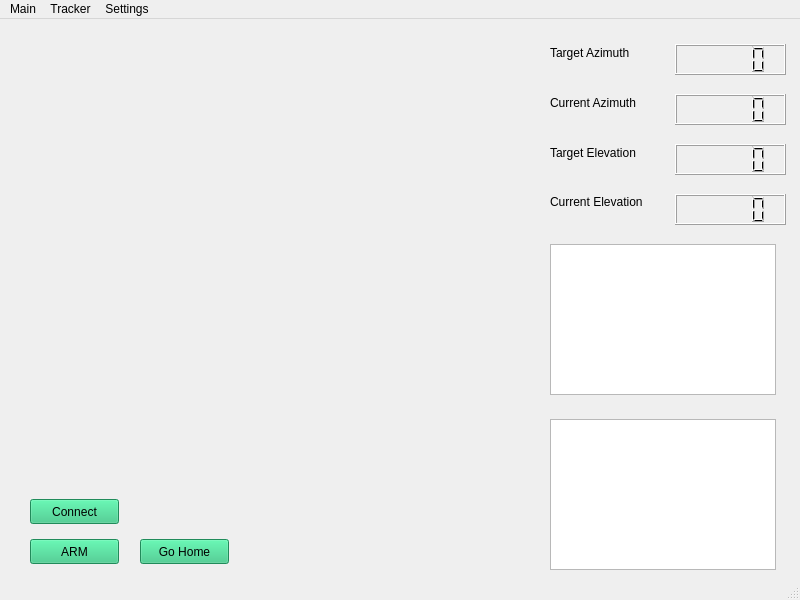
<?xml version="1.0" encoding="UTF-8"?>
<ui version="4.0">
 <class>MainWindow</class>
 <widget class="QMainWindow" name="MainWindow">
  <property name="geometry">
   <rect>
    <x>0</x>
    <y>0</y>
    <width>800</width>
    <height>600</height>
   </rect>
  </property>
  <property name="windowTitle">
   <string>MainWindow</string>
  </property>
  <widget class="QWidget" name="centralwidget">
   <widget class="QLCDNumber" name="trgt_azi_lcd">
    <property name="geometry">
     <rect>
      <x>675</x>
      <y>25</y>
      <width>111</width>
      <height>31</height>
     </rect>
    </property>
   </widget>
   <widget class="QLCDNumber" name="curr_azi_lcd">
    <property name="geometry">
     <rect>
      <x>675</x>
      <y>75</y>
      <width>111</width>
      <height>31</height>
     </rect>
    </property>
   </widget>
   <widget class="QLCDNumber" name="curr_elev_lcd">
    <property name="geometry">
     <rect>
      <x>675</x>
      <y>175</y>
      <width>111</width>
      <height>31</height>
     </rect>
    </property>
   </widget>
   <widget class="QLCDNumber" name="trgt_elev_lcd">
    <property name="geometry">
     <rect>
      <x>675</x>
      <y>125</y>
      <width>111</width>
      <height>31</height>
     </rect>
    </property>
   </widget>
   <widget class="QLabel" name="trgt_azi_label">
    <property name="geometry">
     <rect>
      <x>550</x>
      <y>25</y>
      <width>126</width>
      <height>17</height>
     </rect>
    </property>
    <property name="text">
     <string>Target Azimuth</string>
    </property>
   </widget>
   <widget class="QLabel" name="curr_azi_label">
    <property name="geometry">
     <rect>
      <x>550</x>
      <y>75</y>
      <width>126</width>
      <height>17</height>
     </rect>
    </property>
    <property name="text">
     <string>Current Azimuth</string>
    </property>
   </widget>
   <widget class="QLabel" name="trgt_elev_label">
    <property name="geometry">
     <rect>
      <x>550</x>
      <y>125</y>
      <width>126</width>
      <height>17</height>
     </rect>
    </property>
    <property name="text">
     <string>Target Elevation</string>
    </property>
   </widget>
   <widget class="QLabel" name="curr_elev_label">
    <property name="geometry">
     <rect>
      <x>550</x>
      <y>175</y>
      <width>126</width>
      <height>16</height>
     </rect>
    </property>
    <property name="text">
     <string>Current Elevation</string>
    </property>
   </widget>
   <widget class="QToolButton" name="arm_button">
    <property name="geometry">
     <rect>
      <x>30</x>
      <y>520</y>
      <width>89</width>
      <height>25</height>
     </rect>
    </property>
    <property name="palette">
     <palette>
      <active>
       <colorrole role="WindowText">
        <brush brushstyle="SolidPattern">
         <color alpha="255">
          <red>64</red>
          <green>64</green>
          <blue>64</blue>
         </color>
        </brush>
       </colorrole>
       <colorrole role="Button">
        <brush brushstyle="SolidPattern">
         <color alpha="255">
          <red>46</red>
          <green>194</green>
          <blue>126</blue>
         </color>
        </brush>
       </colorrole>
       <colorrole role="Light">
        <brush brushstyle="SolidPattern">
         <color alpha="255">
          <red>96</red>
          <green>255</green>
          <blue>182</blue>
         </color>
        </brush>
       </colorrole>
       <colorrole role="Midlight">
        <brush brushstyle="SolidPattern">
         <color alpha="255">
          <red>71</red>
          <green>224</green>
          <blue>154</blue>
         </color>
        </brush>
       </colorrole>
       <colorrole role="Dark">
        <brush brushstyle="SolidPattern">
         <color alpha="255">
          <red>23</red>
          <green>97</green>
          <blue>63</blue>
         </color>
        </brush>
       </colorrole>
       <colorrole role="Mid">
        <brush brushstyle="SolidPattern">
         <color alpha="255">
          <red>224</red>
          <green>27</green>
          <blue>36</blue>
         </color>
        </brush>
       </colorrole>
       <colorrole role="Text">
        <brush brushstyle="SolidPattern">
         <color alpha="255">
          <red>0</red>
          <green>0</green>
          <blue>0</blue>
         </color>
        </brush>
       </colorrole>
       <colorrole role="BrightText">
        <brush brushstyle="SolidPattern">
         <color alpha="255">
          <red>255</red>
          <green>255</green>
          <blue>255</blue>
         </color>
        </brush>
       </colorrole>
       <colorrole role="ButtonText">
        <brush brushstyle="SolidPattern">
         <color alpha="255">
          <red>0</red>
          <green>0</green>
          <blue>0</blue>
         </color>
        </brush>
       </colorrole>
       <colorrole role="Base">
        <brush brushstyle="SolidPattern">
         <color alpha="255">
          <red>255</red>
          <green>255</green>
          <blue>255</blue>
         </color>
        </brush>
       </colorrole>
       <colorrole role="Window">
        <brush brushstyle="SolidPattern">
         <color alpha="255">
          <red>46</red>
          <green>194</green>
          <blue>126</blue>
         </color>
        </brush>
       </colorrole>
       <colorrole role="Shadow">
        <brush brushstyle="SolidPattern">
         <color alpha="255">
          <red>0</red>
          <green>0</green>
          <blue>0</blue>
         </color>
        </brush>
       </colorrole>
       <colorrole role="AlternateBase">
        <brush brushstyle="SolidPattern">
         <color alpha="255">
          <red>150</red>
          <green>224</green>
          <blue>190</blue>
         </color>
        </brush>
       </colorrole>
       <colorrole role="ToolTipBase">
        <brush brushstyle="SolidPattern">
         <color alpha="255">
          <red>255</red>
          <green>255</green>
          <blue>220</blue>
         </color>
        </brush>
       </colorrole>
       <colorrole role="ToolTipText">
        <brush brushstyle="SolidPattern">
         <color alpha="255">
          <red>0</red>
          <green>0</green>
          <blue>0</blue>
         </color>
        </brush>
       </colorrole>
       <colorrole role="PlaceholderText">
        <brush brushstyle="SolidPattern">
         <color alpha="128">
          <red>0</red>
          <green>0</green>
          <blue>0</blue>
         </color>
        </brush>
       </colorrole>
      </active>
      <inactive>
       <colorrole role="WindowText">
        <brush brushstyle="SolidPattern">
         <color alpha="255">
          <red>0</red>
          <green>0</green>
          <blue>0</blue>
         </color>
        </brush>
       </colorrole>
       <colorrole role="Button">
        <brush brushstyle="SolidPattern">
         <color alpha="255">
          <red>46</red>
          <green>194</green>
          <blue>126</blue>
         </color>
        </brush>
       </colorrole>
       <colorrole role="Light">
        <brush brushstyle="SolidPattern">
         <color alpha="255">
          <red>96</red>
          <green>255</green>
          <blue>182</blue>
         </color>
        </brush>
       </colorrole>
       <colorrole role="Midlight">
        <brush brushstyle="SolidPattern">
         <color alpha="255">
          <red>71</red>
          <green>224</green>
          <blue>154</blue>
         </color>
        </brush>
       </colorrole>
       <colorrole role="Dark">
        <brush brushstyle="SolidPattern">
         <color alpha="255">
          <red>23</red>
          <green>97</green>
          <blue>63</blue>
         </color>
        </brush>
       </colorrole>
       <colorrole role="Mid">
        <brush brushstyle="SolidPattern">
         <color alpha="255">
          <red>46</red>
          <green>194</green>
          <blue>126</blue>
         </color>
        </brush>
       </colorrole>
       <colorrole role="Text">
        <brush brushstyle="SolidPattern">
         <color alpha="255">
          <red>0</red>
          <green>0</green>
          <blue>0</blue>
         </color>
        </brush>
       </colorrole>
       <colorrole role="BrightText">
        <brush brushstyle="SolidPattern">
         <color alpha="255">
          <red>255</red>
          <green>255</green>
          <blue>255</blue>
         </color>
        </brush>
       </colorrole>
       <colorrole role="ButtonText">
        <brush brushstyle="SolidPattern">
         <color alpha="255">
          <red>0</red>
          <green>0</green>
          <blue>0</blue>
         </color>
        </brush>
       </colorrole>
       <colorrole role="Base">
        <brush brushstyle="SolidPattern">
         <color alpha="255">
          <red>255</red>
          <green>255</green>
          <blue>255</blue>
         </color>
        </brush>
       </colorrole>
       <colorrole role="Window">
        <brush brushstyle="SolidPattern">
         <color alpha="255">
          <red>46</red>
          <green>194</green>
          <blue>126</blue>
         </color>
        </brush>
       </colorrole>
       <colorrole role="Shadow">
        <brush brushstyle="SolidPattern">
         <color alpha="255">
          <red>0</red>
          <green>0</green>
          <blue>0</blue>
         </color>
        </brush>
       </colorrole>
       <colorrole role="AlternateBase">
        <brush brushstyle="SolidPattern">
         <color alpha="255">
          <red>150</red>
          <green>224</green>
          <blue>190</blue>
         </color>
        </brush>
       </colorrole>
       <colorrole role="ToolTipBase">
        <brush brushstyle="SolidPattern">
         <color alpha="255">
          <red>255</red>
          <green>255</green>
          <blue>220</blue>
         </color>
        </brush>
       </colorrole>
       <colorrole role="ToolTipText">
        <brush brushstyle="SolidPattern">
         <color alpha="255">
          <red>0</red>
          <green>0</green>
          <blue>0</blue>
         </color>
        </brush>
       </colorrole>
       <colorrole role="PlaceholderText">
        <brush brushstyle="SolidPattern">
         <color alpha="128">
          <red>0</red>
          <green>0</green>
          <blue>0</blue>
         </color>
        </brush>
       </colorrole>
      </inactive>
      <disabled>
       <colorrole role="WindowText">
        <brush brushstyle="SolidPattern">
         <color alpha="255">
          <red>23</red>
          <green>97</green>
          <blue>63</blue>
         </color>
        </brush>
       </colorrole>
       <colorrole role="Button">
        <brush brushstyle="SolidPattern">
         <color alpha="255">
          <red>46</red>
          <green>194</green>
          <blue>126</blue>
         </color>
        </brush>
       </colorrole>
       <colorrole role="Light">
        <brush brushstyle="SolidPattern">
         <color alpha="255">
          <red>96</red>
          <green>255</green>
          <blue>182</blue>
         </color>
        </brush>
       </colorrole>
       <colorrole role="Midlight">
        <brush brushstyle="SolidPattern">
         <color alpha="255">
          <red>71</red>
          <green>224</green>
          <blue>154</blue>
         </color>
        </brush>
       </colorrole>
       <colorrole role="Dark">
        <brush brushstyle="SolidPattern">
         <color alpha="255">
          <red>23</red>
          <green>97</green>
          <blue>63</blue>
         </color>
        </brush>
       </colorrole>
       <colorrole role="Mid">
        <brush brushstyle="SolidPattern">
         <color alpha="255">
          <red>184</red>
          <green>184</green>
          <blue>184</blue>
         </color>
        </brush>
       </colorrole>
       <colorrole role="Text">
        <brush brushstyle="SolidPattern">
         <color alpha="255">
          <red>23</red>
          <green>97</green>
          <blue>63</blue>
         </color>
        </brush>
       </colorrole>
       <colorrole role="BrightText">
        <brush brushstyle="SolidPattern">
         <color alpha="255">
          <red>255</red>
          <green>255</green>
          <blue>255</blue>
         </color>
        </brush>
       </colorrole>
       <colorrole role="ButtonText">
        <brush brushstyle="SolidPattern">
         <color alpha="255">
          <red>23</red>
          <green>97</green>
          <blue>63</blue>
         </color>
        </brush>
       </colorrole>
       <colorrole role="Base">
        <brush brushstyle="SolidPattern">
         <color alpha="255">
          <red>46</red>
          <green>194</green>
          <blue>126</blue>
         </color>
        </brush>
       </colorrole>
       <colorrole role="Window">
        <brush brushstyle="SolidPattern">
         <color alpha="255">
          <red>46</red>
          <green>194</green>
          <blue>126</blue>
         </color>
        </brush>
       </colorrole>
       <colorrole role="Shadow">
        <brush brushstyle="SolidPattern">
         <color alpha="255">
          <red>0</red>
          <green>0</green>
          <blue>0</blue>
         </color>
        </brush>
       </colorrole>
       <colorrole role="AlternateBase">
        <brush brushstyle="SolidPattern">
         <color alpha="255">
          <red>46</red>
          <green>194</green>
          <blue>126</blue>
         </color>
        </brush>
       </colorrole>
       <colorrole role="ToolTipBase">
        <brush brushstyle="SolidPattern">
         <color alpha="255">
          <red>255</red>
          <green>255</green>
          <blue>220</blue>
         </color>
        </brush>
       </colorrole>
       <colorrole role="ToolTipText">
        <brush brushstyle="SolidPattern">
         <color alpha="255">
          <red>0</red>
          <green>0</green>
          <blue>0</blue>
         </color>
        </brush>
       </colorrole>
       <colorrole role="PlaceholderText">
        <brush brushstyle="SolidPattern">
         <color alpha="128">
          <red>0</red>
          <green>0</green>
          <blue>0</blue>
         </color>
        </brush>
       </colorrole>
      </disabled>
     </palette>
    </property>
    <property name="mouseTracking">
     <bool>false</bool>
    </property>
    <property name="text">
     <string>ARM</string>
    </property>
    <property name="checkable">
     <bool>false</bool>
    </property>
    <property name="autoRaise">
     <bool>false</bool>
    </property>
   </widget>
   <widget class="QGraphicsView" name="azi_graph">
    <property name="geometry">
     <rect>
      <x>550</x>
      <y>225</y>
      <width>226</width>
      <height>151</height>
     </rect>
    </property>
   </widget>
   <widget class="QGraphicsView" name="elev_graph">
    <property name="geometry">
     <rect>
      <x>550</x>
      <y>400</y>
      <width>226</width>
      <height>151</height>
     </rect>
    </property>
   </widget>
   <widget class="QToolButton" name="conn_button">
    <property name="geometry">
     <rect>
      <x>30</x>
      <y>480</y>
      <width>89</width>
      <height>25</height>
     </rect>
    </property>
    <property name="palette">
     <palette>
      <active>
       <colorrole role="WindowText">
        <brush brushstyle="SolidPattern">
         <color alpha="255">
          <red>0</red>
          <green>0</green>
          <blue>0</blue>
         </color>
        </brush>
       </colorrole>
       <colorrole role="Button">
        <brush brushstyle="SolidPattern">
         <color alpha="255">
          <red>46</red>
          <green>194</green>
          <blue>126</blue>
         </color>
        </brush>
       </colorrole>
       <colorrole role="Light">
        <brush brushstyle="SolidPattern">
         <color alpha="255">
          <red>96</red>
          <green>255</green>
          <blue>182</blue>
         </color>
        </brush>
       </colorrole>
       <colorrole role="Midlight">
        <brush brushstyle="SolidPattern">
         <color alpha="255">
          <red>71</red>
          <green>224</green>
          <blue>154</blue>
         </color>
        </brush>
       </colorrole>
       <colorrole role="Dark">
        <brush brushstyle="SolidPattern">
         <color alpha="255">
          <red>23</red>
          <green>97</green>
          <blue>63</blue>
         </color>
        </brush>
       </colorrole>
       <colorrole role="Mid">
        <brush brushstyle="SolidPattern">
         <color alpha="255">
          <red>31</red>
          <green>129</green>
          <blue>84</blue>
         </color>
        </brush>
       </colorrole>
       <colorrole role="Text">
        <brush brushstyle="SolidPattern">
         <color alpha="255">
          <red>0</red>
          <green>0</green>
          <blue>0</blue>
         </color>
        </brush>
       </colorrole>
       <colorrole role="BrightText">
        <brush brushstyle="SolidPattern">
         <color alpha="255">
          <red>255</red>
          <green>255</green>
          <blue>255</blue>
         </color>
        </brush>
       </colorrole>
       <colorrole role="ButtonText">
        <brush brushstyle="SolidPattern">
         <color alpha="255">
          <red>0</red>
          <green>0</green>
          <blue>0</blue>
         </color>
        </brush>
       </colorrole>
       <colorrole role="Base">
        <brush brushstyle="SolidPattern">
         <color alpha="255">
          <red>255</red>
          <green>255</green>
          <blue>255</blue>
         </color>
        </brush>
       </colorrole>
       <colorrole role="Window">
        <brush brushstyle="SolidPattern">
         <color alpha="255">
          <red>46</red>
          <green>194</green>
          <blue>126</blue>
         </color>
        </brush>
       </colorrole>
       <colorrole role="Shadow">
        <brush brushstyle="SolidPattern">
         <color alpha="255">
          <red>0</red>
          <green>0</green>
          <blue>0</blue>
         </color>
        </brush>
       </colorrole>
       <colorrole role="AlternateBase">
        <brush brushstyle="SolidPattern">
         <color alpha="255">
          <red>150</red>
          <green>224</green>
          <blue>190</blue>
         </color>
        </brush>
       </colorrole>
       <colorrole role="ToolTipBase">
        <brush brushstyle="SolidPattern">
         <color alpha="255">
          <red>255</red>
          <green>255</green>
          <blue>220</blue>
         </color>
        </brush>
       </colorrole>
       <colorrole role="ToolTipText">
        <brush brushstyle="SolidPattern">
         <color alpha="255">
          <red>0</red>
          <green>0</green>
          <blue>0</blue>
         </color>
        </brush>
       </colorrole>
       <colorrole role="PlaceholderText">
        <brush brushstyle="SolidPattern">
         <color alpha="128">
          <red>0</red>
          <green>0</green>
          <blue>0</blue>
         </color>
        </brush>
       </colorrole>
      </active>
      <inactive>
       <colorrole role="WindowText">
        <brush brushstyle="SolidPattern">
         <color alpha="255">
          <red>0</red>
          <green>0</green>
          <blue>0</blue>
         </color>
        </brush>
       </colorrole>
       <colorrole role="Button">
        <brush brushstyle="SolidPattern">
         <color alpha="255">
          <red>46</red>
          <green>194</green>
          <blue>126</blue>
         </color>
        </brush>
       </colorrole>
       <colorrole role="Light">
        <brush brushstyle="SolidPattern">
         <color alpha="255">
          <red>96</red>
          <green>255</green>
          <blue>182</blue>
         </color>
        </brush>
       </colorrole>
       <colorrole role="Midlight">
        <brush brushstyle="SolidPattern">
         <color alpha="255">
          <red>71</red>
          <green>224</green>
          <blue>154</blue>
         </color>
        </brush>
       </colorrole>
       <colorrole role="Dark">
        <brush brushstyle="SolidPattern">
         <color alpha="255">
          <red>23</red>
          <green>97</green>
          <blue>63</blue>
         </color>
        </brush>
       </colorrole>
       <colorrole role="Mid">
        <brush brushstyle="SolidPattern">
         <color alpha="255">
          <red>31</red>
          <green>129</green>
          <blue>84</blue>
         </color>
        </brush>
       </colorrole>
       <colorrole role="Text">
        <brush brushstyle="SolidPattern">
         <color alpha="255">
          <red>0</red>
          <green>0</green>
          <blue>0</blue>
         </color>
        </brush>
       </colorrole>
       <colorrole role="BrightText">
        <brush brushstyle="SolidPattern">
         <color alpha="255">
          <red>255</red>
          <green>255</green>
          <blue>255</blue>
         </color>
        </brush>
       </colorrole>
       <colorrole role="ButtonText">
        <brush brushstyle="SolidPattern">
         <color alpha="255">
          <red>0</red>
          <green>0</green>
          <blue>0</blue>
         </color>
        </brush>
       </colorrole>
       <colorrole role="Base">
        <brush brushstyle="SolidPattern">
         <color alpha="255">
          <red>255</red>
          <green>255</green>
          <blue>255</blue>
         </color>
        </brush>
       </colorrole>
       <colorrole role="Window">
        <brush brushstyle="SolidPattern">
         <color alpha="255">
          <red>46</red>
          <green>194</green>
          <blue>126</blue>
         </color>
        </brush>
       </colorrole>
       <colorrole role="Shadow">
        <brush brushstyle="SolidPattern">
         <color alpha="255">
          <red>0</red>
          <green>0</green>
          <blue>0</blue>
         </color>
        </brush>
       </colorrole>
       <colorrole role="AlternateBase">
        <brush brushstyle="SolidPattern">
         <color alpha="255">
          <red>150</red>
          <green>224</green>
          <blue>190</blue>
         </color>
        </brush>
       </colorrole>
       <colorrole role="ToolTipBase">
        <brush brushstyle="SolidPattern">
         <color alpha="255">
          <red>255</red>
          <green>255</green>
          <blue>220</blue>
         </color>
        </brush>
       </colorrole>
       <colorrole role="ToolTipText">
        <brush brushstyle="SolidPattern">
         <color alpha="255">
          <red>0</red>
          <green>0</green>
          <blue>0</blue>
         </color>
        </brush>
       </colorrole>
       <colorrole role="PlaceholderText">
        <brush brushstyle="SolidPattern">
         <color alpha="128">
          <red>0</red>
          <green>0</green>
          <blue>0</blue>
         </color>
        </brush>
       </colorrole>
      </inactive>
      <disabled>
       <colorrole role="WindowText">
        <brush brushstyle="SolidPattern">
         <color alpha="255">
          <red>23</red>
          <green>97</green>
          <blue>63</blue>
         </color>
        </brush>
       </colorrole>
       <colorrole role="Button">
        <brush brushstyle="SolidPattern">
         <color alpha="255">
          <red>46</red>
          <green>194</green>
          <blue>126</blue>
         </color>
        </brush>
       </colorrole>
       <colorrole role="Light">
        <brush brushstyle="SolidPattern">
         <color alpha="255">
          <red>96</red>
          <green>255</green>
          <blue>182</blue>
         </color>
        </brush>
       </colorrole>
       <colorrole role="Midlight">
        <brush brushstyle="SolidPattern">
         <color alpha="255">
          <red>71</red>
          <green>224</green>
          <blue>154</blue>
         </color>
        </brush>
       </colorrole>
       <colorrole role="Dark">
        <brush brushstyle="SolidPattern">
         <color alpha="255">
          <red>23</red>
          <green>97</green>
          <blue>63</blue>
         </color>
        </brush>
       </colorrole>
       <colorrole role="Mid">
        <brush brushstyle="SolidPattern">
         <color alpha="255">
          <red>31</red>
          <green>129</green>
          <blue>84</blue>
         </color>
        </brush>
       </colorrole>
       <colorrole role="Text">
        <brush brushstyle="SolidPattern">
         <color alpha="255">
          <red>23</red>
          <green>97</green>
          <blue>63</blue>
         </color>
        </brush>
       </colorrole>
       <colorrole role="BrightText">
        <brush brushstyle="SolidPattern">
         <color alpha="255">
          <red>255</red>
          <green>255</green>
          <blue>255</blue>
         </color>
        </brush>
       </colorrole>
       <colorrole role="ButtonText">
        <brush brushstyle="SolidPattern">
         <color alpha="255">
          <red>23</red>
          <green>97</green>
          <blue>63</blue>
         </color>
        </brush>
       </colorrole>
       <colorrole role="Base">
        <brush brushstyle="SolidPattern">
         <color alpha="255">
          <red>46</red>
          <green>194</green>
          <blue>126</blue>
         </color>
        </brush>
       </colorrole>
       <colorrole role="Window">
        <brush brushstyle="SolidPattern">
         <color alpha="255">
          <red>46</red>
          <green>194</green>
          <blue>126</blue>
         </color>
        </brush>
       </colorrole>
       <colorrole role="Shadow">
        <brush brushstyle="SolidPattern">
         <color alpha="255">
          <red>0</red>
          <green>0</green>
          <blue>0</blue>
         </color>
        </brush>
       </colorrole>
       <colorrole role="AlternateBase">
        <brush brushstyle="SolidPattern">
         <color alpha="255">
          <red>46</red>
          <green>194</green>
          <blue>126</blue>
         </color>
        </brush>
       </colorrole>
       <colorrole role="ToolTipBase">
        <brush brushstyle="SolidPattern">
         <color alpha="255">
          <red>255</red>
          <green>255</green>
          <blue>220</blue>
         </color>
        </brush>
       </colorrole>
       <colorrole role="ToolTipText">
        <brush brushstyle="SolidPattern">
         <color alpha="255">
          <red>0</red>
          <green>0</green>
          <blue>0</blue>
         </color>
        </brush>
       </colorrole>
       <colorrole role="PlaceholderText">
        <brush brushstyle="SolidPattern">
         <color alpha="128">
          <red>0</red>
          <green>0</green>
          <blue>0</blue>
         </color>
        </brush>
       </colorrole>
      </disabled>
     </palette>
    </property>
    <property name="text">
     <string>Connect</string>
    </property>
   </widget>
   <widget class="QPushButton" name="home_button">
    <property name="geometry">
     <rect>
      <x>140</x>
      <y>520</y>
      <width>89</width>
      <height>25</height>
     </rect>
    </property>
    <property name="palette">
     <palette>
      <active>
       <colorrole role="WindowText">
        <brush brushstyle="SolidPattern">
         <color alpha="255">
          <red>0</red>
          <green>0</green>
          <blue>0</blue>
         </color>
        </brush>
       </colorrole>
       <colorrole role="Button">
        <brush brushstyle="SolidPattern">
         <color alpha="255">
          <red>46</red>
          <green>194</green>
          <blue>126</blue>
         </color>
        </brush>
       </colorrole>
       <colorrole role="Light">
        <brush brushstyle="SolidPattern">
         <color alpha="255">
          <red>96</red>
          <green>255</green>
          <blue>182</blue>
         </color>
        </brush>
       </colorrole>
       <colorrole role="Midlight">
        <brush brushstyle="SolidPattern">
         <color alpha="255">
          <red>71</red>
          <green>224</green>
          <blue>154</blue>
         </color>
        </brush>
       </colorrole>
       <colorrole role="Dark">
        <brush brushstyle="SolidPattern">
         <color alpha="255">
          <red>23</red>
          <green>97</green>
          <blue>63</blue>
         </color>
        </brush>
       </colorrole>
       <colorrole role="Mid">
        <brush brushstyle="SolidPattern">
         <color alpha="255">
          <red>31</red>
          <green>129</green>
          <blue>84</blue>
         </color>
        </brush>
       </colorrole>
       <colorrole role="Text">
        <brush brushstyle="SolidPattern">
         <color alpha="255">
          <red>0</red>
          <green>0</green>
          <blue>0</blue>
         </color>
        </brush>
       </colorrole>
       <colorrole role="BrightText">
        <brush brushstyle="SolidPattern">
         <color alpha="255">
          <red>255</red>
          <green>255</green>
          <blue>255</blue>
         </color>
        </brush>
       </colorrole>
       <colorrole role="ButtonText">
        <brush brushstyle="SolidPattern">
         <color alpha="255">
          <red>0</red>
          <green>0</green>
          <blue>0</blue>
         </color>
        </brush>
       </colorrole>
       <colorrole role="Base">
        <brush brushstyle="SolidPattern">
         <color alpha="255">
          <red>255</red>
          <green>255</green>
          <blue>255</blue>
         </color>
        </brush>
       </colorrole>
       <colorrole role="Window">
        <brush brushstyle="SolidPattern">
         <color alpha="255">
          <red>46</red>
          <green>194</green>
          <blue>126</blue>
         </color>
        </brush>
       </colorrole>
       <colorrole role="Shadow">
        <brush brushstyle="SolidPattern">
         <color alpha="255">
          <red>0</red>
          <green>0</green>
          <blue>0</blue>
         </color>
        </brush>
       </colorrole>
       <colorrole role="AlternateBase">
        <brush brushstyle="SolidPattern">
         <color alpha="255">
          <red>150</red>
          <green>224</green>
          <blue>190</blue>
         </color>
        </brush>
       </colorrole>
       <colorrole role="ToolTipBase">
        <brush brushstyle="SolidPattern">
         <color alpha="255">
          <red>255</red>
          <green>255</green>
          <blue>220</blue>
         </color>
        </brush>
       </colorrole>
       <colorrole role="ToolTipText">
        <brush brushstyle="SolidPattern">
         <color alpha="255">
          <red>0</red>
          <green>0</green>
          <blue>0</blue>
         </color>
        </brush>
       </colorrole>
       <colorrole role="PlaceholderText">
        <brush brushstyle="SolidPattern">
         <color alpha="128">
          <red>0</red>
          <green>0</green>
          <blue>0</blue>
         </color>
        </brush>
       </colorrole>
      </active>
      <inactive>
       <colorrole role="WindowText">
        <brush brushstyle="SolidPattern">
         <color alpha="255">
          <red>0</red>
          <green>0</green>
          <blue>0</blue>
         </color>
        </brush>
       </colorrole>
       <colorrole role="Button">
        <brush brushstyle="SolidPattern">
         <color alpha="255">
          <red>46</red>
          <green>194</green>
          <blue>126</blue>
         </color>
        </brush>
       </colorrole>
       <colorrole role="Light">
        <brush brushstyle="SolidPattern">
         <color alpha="255">
          <red>96</red>
          <green>255</green>
          <blue>182</blue>
         </color>
        </brush>
       </colorrole>
       <colorrole role="Midlight">
        <brush brushstyle="SolidPattern">
         <color alpha="255">
          <red>71</red>
          <green>224</green>
          <blue>154</blue>
         </color>
        </brush>
       </colorrole>
       <colorrole role="Dark">
        <brush brushstyle="SolidPattern">
         <color alpha="255">
          <red>23</red>
          <green>97</green>
          <blue>63</blue>
         </color>
        </brush>
       </colorrole>
       <colorrole role="Mid">
        <brush brushstyle="SolidPattern">
         <color alpha="255">
          <red>31</red>
          <green>129</green>
          <blue>84</blue>
         </color>
        </brush>
       </colorrole>
       <colorrole role="Text">
        <brush brushstyle="SolidPattern">
         <color alpha="255">
          <red>0</red>
          <green>0</green>
          <blue>0</blue>
         </color>
        </brush>
       </colorrole>
       <colorrole role="BrightText">
        <brush brushstyle="SolidPattern">
         <color alpha="255">
          <red>255</red>
          <green>255</green>
          <blue>255</blue>
         </color>
        </brush>
       </colorrole>
       <colorrole role="ButtonText">
        <brush brushstyle="SolidPattern">
         <color alpha="255">
          <red>0</red>
          <green>0</green>
          <blue>0</blue>
         </color>
        </brush>
       </colorrole>
       <colorrole role="Base">
        <brush brushstyle="SolidPattern">
         <color alpha="255">
          <red>255</red>
          <green>255</green>
          <blue>255</blue>
         </color>
        </brush>
       </colorrole>
       <colorrole role="Window">
        <brush brushstyle="SolidPattern">
         <color alpha="255">
          <red>46</red>
          <green>194</green>
          <blue>126</blue>
         </color>
        </brush>
       </colorrole>
       <colorrole role="Shadow">
        <brush brushstyle="SolidPattern">
         <color alpha="255">
          <red>0</red>
          <green>0</green>
          <blue>0</blue>
         </color>
        </brush>
       </colorrole>
       <colorrole role="AlternateBase">
        <brush brushstyle="SolidPattern">
         <color alpha="255">
          <red>150</red>
          <green>224</green>
          <blue>190</blue>
         </color>
        </brush>
       </colorrole>
       <colorrole role="ToolTipBase">
        <brush brushstyle="SolidPattern">
         <color alpha="255">
          <red>255</red>
          <green>255</green>
          <blue>220</blue>
         </color>
        </brush>
       </colorrole>
       <colorrole role="ToolTipText">
        <brush brushstyle="SolidPattern">
         <color alpha="255">
          <red>0</red>
          <green>0</green>
          <blue>0</blue>
         </color>
        </brush>
       </colorrole>
       <colorrole role="PlaceholderText">
        <brush brushstyle="SolidPattern">
         <color alpha="128">
          <red>0</red>
          <green>0</green>
          <blue>0</blue>
         </color>
        </brush>
       </colorrole>
      </inactive>
      <disabled>
       <colorrole role="WindowText">
        <brush brushstyle="SolidPattern">
         <color alpha="255">
          <red>23</red>
          <green>97</green>
          <blue>63</blue>
         </color>
        </brush>
       </colorrole>
       <colorrole role="Button">
        <brush brushstyle="SolidPattern">
         <color alpha="255">
          <red>46</red>
          <green>194</green>
          <blue>126</blue>
         </color>
        </brush>
       </colorrole>
       <colorrole role="Light">
        <brush brushstyle="SolidPattern">
         <color alpha="255">
          <red>96</red>
          <green>255</green>
          <blue>182</blue>
         </color>
        </brush>
       </colorrole>
       <colorrole role="Midlight">
        <brush brushstyle="SolidPattern">
         <color alpha="255">
          <red>71</red>
          <green>224</green>
          <blue>154</blue>
         </color>
        </brush>
       </colorrole>
       <colorrole role="Dark">
        <brush brushstyle="SolidPattern">
         <color alpha="255">
          <red>23</red>
          <green>97</green>
          <blue>63</blue>
         </color>
        </brush>
       </colorrole>
       <colorrole role="Mid">
        <brush brushstyle="SolidPattern">
         <color alpha="255">
          <red>31</red>
          <green>129</green>
          <blue>84</blue>
         </color>
        </brush>
       </colorrole>
       <colorrole role="Text">
        <brush brushstyle="SolidPattern">
         <color alpha="255">
          <red>23</red>
          <green>97</green>
          <blue>63</blue>
         </color>
        </brush>
       </colorrole>
       <colorrole role="BrightText">
        <brush brushstyle="SolidPattern">
         <color alpha="255">
          <red>255</red>
          <green>255</green>
          <blue>255</blue>
         </color>
        </brush>
       </colorrole>
       <colorrole role="ButtonText">
        <brush brushstyle="SolidPattern">
         <color alpha="255">
          <red>23</red>
          <green>97</green>
          <blue>63</blue>
         </color>
        </brush>
       </colorrole>
       <colorrole role="Base">
        <brush brushstyle="SolidPattern">
         <color alpha="255">
          <red>46</red>
          <green>194</green>
          <blue>126</blue>
         </color>
        </brush>
       </colorrole>
       <colorrole role="Window">
        <brush brushstyle="SolidPattern">
         <color alpha="255">
          <red>46</red>
          <green>194</green>
          <blue>126</blue>
         </color>
        </brush>
       </colorrole>
       <colorrole role="Shadow">
        <brush brushstyle="SolidPattern">
         <color alpha="255">
          <red>0</red>
          <green>0</green>
          <blue>0</blue>
         </color>
        </brush>
       </colorrole>
       <colorrole role="AlternateBase">
        <brush brushstyle="SolidPattern">
         <color alpha="255">
          <red>46</red>
          <green>194</green>
          <blue>126</blue>
         </color>
        </brush>
       </colorrole>
       <colorrole role="ToolTipBase">
        <brush brushstyle="SolidPattern">
         <color alpha="255">
          <red>255</red>
          <green>255</green>
          <blue>220</blue>
         </color>
        </brush>
       </colorrole>
       <colorrole role="ToolTipText">
        <brush brushstyle="SolidPattern">
         <color alpha="255">
          <red>0</red>
          <green>0</green>
          <blue>0</blue>
         </color>
        </brush>
       </colorrole>
       <colorrole role="PlaceholderText">
        <brush brushstyle="SolidPattern">
         <color alpha="128">
          <red>0</red>
          <green>0</green>
          <blue>0</blue>
         </color>
        </brush>
       </colorrole>
      </disabled>
     </palette>
    </property>
    <property name="text">
     <string>Go Home</string>
    </property>
   </widget>
  </widget>
  <widget class="QStatusBar" name="statusbar"/>
  <widget class="QMenuBar" name="menubar">
   <property name="geometry">
    <rect>
     <x>0</x>
     <y>0</y>
     <width>800</width>
     <height>22</height>
    </rect>
   </property>
   <widget class="QMenu" name="menuController">
    <property name="title">
     <string>Main</string>
    </property>
   </widget>
   <widget class="QMenu" name="menuTracker">
    <property name="title">
     <string>Tracker</string>
    </property>
   </widget>
   <widget class="QMenu" name="menuSettings">
    <property name="title">
     <string>Settings</string>
    </property>
   </widget>
   <addaction name="menuController"/>
   <addaction name="menuTracker"/>
   <addaction name="menuSettings"/>
  </widget>
 </widget>
 <resources/>
 <connections/>
</ui>
